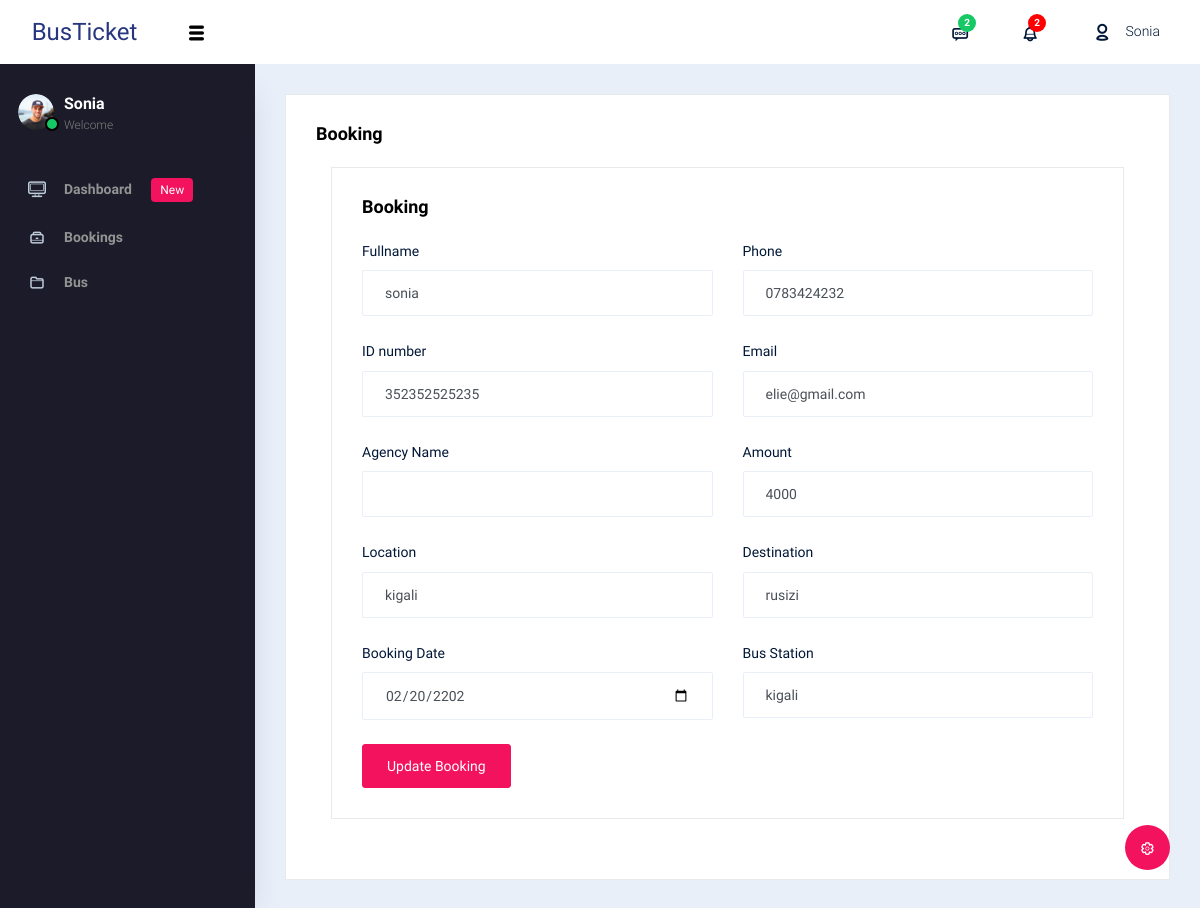
The page /Agency/bookingupdate.php?updatebooking=5 (signed in) on the database its author committed.
### tables this page shows
CREATE TABLE `booking` (
  `booking_id` int(255) NOT NULL,
  `fullname` varchar(255) NOT NULL,
  `phone` varchar(255) NOT NULL,
  `idnumber` varchar(255) NOT NULL,
  `email` varchar(255) NOT NULL,
  `agency_id` int(255) DEFAULT NULL,
  `amount` varchar(255) NOT NULL,
  `location` varchar(255) NOT NULL,
  `destination` varchar(255) NOT NULL,
  `booking_date` date NOT NULL,
  `bus_station` varchar(255) NOT NULL,
  `Date_Now` timestamp(6) NOT NULL DEFAULT current_timestamp(6) ON UPDATE current_timestamp(6),
  `status` varchar(255) NOT NULL DEFAULT '''NOT APPROVED'''
);

### Agency/bookingupdate.php (the view, shortened to what this page needs)
<?php
include 'navbar.php';
?>
        <div class="main-panel">
          <div class="content-wrapper">
            <div class="row">
            <div class="col-lg-12 grid-margin stretch-card">
              <div class="card">
                <div class="card-body">
                  <h4 class="card-title"> Booking</h4>
                  <div class="col-md-12 grid-margin stretch-card">
              <div class="card">
                <div class="card-body">
                  <h4 class="card-title">Booking</h4>
                  <form class="forms-sample">
                  <?php
                                                if (isset($_GET['updatebooking'])) {
                                                    $ser_id=$_GET['updatebooking'];
                                                    $quer=mysqli_query($conn,"SELECT * FROM booking WHERE booking.booking_id=$ser_id");
                                                    while ($row=mysqli_fetch_array($quer)){
                                                        ?>
                    <div class="form-group row">
                      <div class="col-sm-6">
                        <label>Fullname</label>
                        <input type="text" name="fullname" value="<?php echo $row['fullname']; ?>" class="form-control" id="exampleInputUsername2" placeholder="">
                      </div>
                      <div class="col-sm-6">
                        <label>Phone</label>
                        <input type="text" name="phone" value="<?php echo $row['phone']; ?>" class="form-control" id="exampleInputUsername2" placeholder="">
                      </div>
                    </div>
                    <div class="form-group row">
                      <div class="col-sm-6">
                        <label>ID number</label>
                        <input type="text" name="idnumber" value="<?php echo $row['idnumber']; ?>" class="form-control" id="exampleInputUsername2" placeholder="">
                      </div>
                      <div class="col-sm-6">
                        <label>Email</label>
                        <input type="email" name="email" value="<?php echo $row['email']; ?>" class="form-control" id="exampleInputUsername2" placeholder="">
                      </div>
                    </div>
                    <div class="form-group row">
                      <div class="col-sm-6">
                        <label>Agency Name</label>
                        <input type="text" name="agencyname" value="<?php echo $row['agencyname']; ?>" class="form-control" id="exampleInputUsername2" placeholder="">
                      </div>
                      <div class="col-sm-6">
                        <label>Amount</label>
                        <input type="text" name="amount" value="<?php echo $row['amount']; ?>" class="form-control" id="exampleInputUsername2" placeholder="">
                      </div>
                    </div>
                    <div class="form-group row">
                      <div class="col-sm-6">
                        <label>Location</label>
                        <input type="text" name="location" value="<?php echo $row['location']; ?>" class="form-control" id="exampleInputUsername2" placeholder="">
                      </div>
                      <div class="col-sm-6">
                        <label>Destination</label>
                        <input type="text" name="destination" value="<?php echo $row['destination']; ?>" class="form-control" id="exampleInputUsername2" placeholder="">
                      </div>
                    </div>
                    <div class="form-group row">
                      <div class="col-sm-6">
                        <label>Booking Date</label>
                        <input type="date" name="booking_date" value="<?php echo $row['booking_date']; ?>" class="form-control" id="exampleInputUsername2" placeholder="">
                      </div>
                      <div class="col-sm-6">
                        <label>Bus Station</label>
                        <input type="text" name="bus_station" value="<?php echo $row['bus_station']; ?>" class="form-control" id="exampleInputUsername2" placeholder="">
                      </div>
                    </div>
                    <button type="submit" name="update" value="update" class="btn btn-primary mr-2">Update Booking</button>
                    <?php
                }}
                ?>
                  </form>
                </div>
              </div>
            </div>
                </div>
              </div>
            </div>
            </div>
          </div>
        </div>
      </div>
    </div>
  </body>
</html>

### rows shown on the page
booking: fullname "sonia", phone "0783424232", idnumber "352352525235", email "elie@gmail.com", amount "4000", location "kigali", destination "rusizi", booking_date "02/20/2202", bus_station "kigali"

### other values the page prints
$admin_firstname "Sonia"
